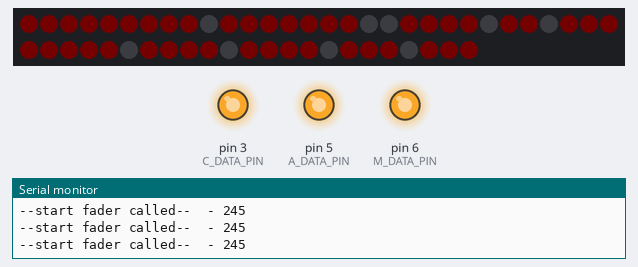
A sketch run on a simulated Arduino Uno, built with avr-gcc and run on an emulated ATmega328P. Parts: 53 RGB LEDs in strip order, left to right, continuing on the next row, output pins drawn as LEDs (lit = HIGH), the last lines printed to the serial monitor. Dim RGB values are drawn brighter than linear.

Above: at 4.6 s.
At 25.8 s:
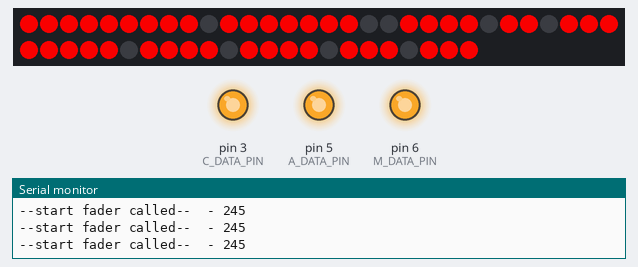
At 31.8 s:
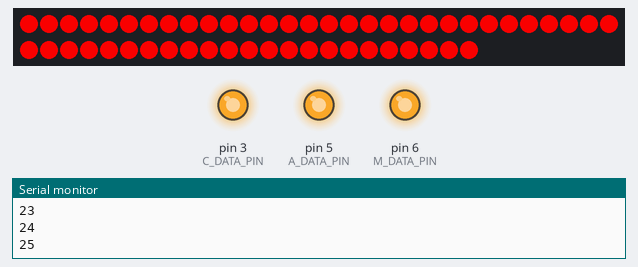
Timing chart, 0 to 40.0 s (numbered marks = the images above):
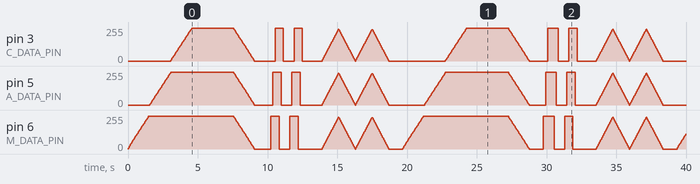

The sketch:

MacSign.ino
```cpp
#include <FastLED.h>
#include "FadeOffAndOn.h"
#include "LeftToRightScroller.h"
#include "LightEachLetterThenTools.h"

// using 450 ma at 255 brightness full white strip
// using 178 ma at 100 brightness full white strip

//using 275 ma at 100 brightness both colors on
//using 746 ma at 255 brightness both colors on

//addressable leds 525ma for 55leds at 150 white
//addressable leds 565ma for 55leds at 160 white probably brightest white
//addressable leds 595ma for 55leds at 200 white but it becomes yellow
//addressable leds 640ma for 55leds at 255 white but it is completely yellow
//addressable leds 17 leds at 100 stays at white
//addressable leds 17 leds at 160 stays white for a short time only
#define M_DATA_PIN 6
#define A_DATA_PIN 5
#define C_DATA_PIN 3
#define TOOLS_DATA_PIN 2

uint8_t brightness = 0;
// I need to stop at 245 instead of 255 because I bump up the brightness at an interval of 5
// so stopping higher causes problems where sometimes we roll over from 255 to 0
uint8_t maxBrightness = 245;
// the letterFadeInterval and letterStartDelay are tightly integrated if you fade to slowly
// it won't make it to the full amount before it starts fading down
unsigned long letterFadeInterval = 25;
unsigned long letterStartDelay = 1500;

#define NUM_TOOL_LEDS 53
CRGB toolLeds[NUM_TOOL_LEDS];

bool isRunning = false;
uint8_t functionRunCounter = 0;

uint8_t analogLetterPins[3] = {
  M_DATA_PIN,
  A_DATA_PIN,
  C_DATA_PIN
};
CHSV redColor = CHSV(0, 255, maxBrightness); //red
CHSV defaultToolsColor = redColor;

void setup() {
  for (int pinCounter = 0; pinCounter <= sizeof(analogLetterPins); pinCounter++) {
    pinMode(analogLetterPins[pinCounter], OUTPUT);
  }
  FastLED.addLeds<WS2812B, TOOLS_DATA_PIN, GRB>(toolLeds, NUM_TOOL_LEDS);
  FastLED.setBrightness(255);
  fill_solid(toolLeds, NUM_TOOL_LEDS, CRGB::Black);
  FastLED.show();
  Serial.begin(9600);
}

void loop() {
  switch (functionRunCounter) {
    case 0:
      runLightEachLetterThenTools(2);
      break;
    case 1:
      runLeftToRightScroller(2);
      break;
    default:
      runAllFadeOnThenOff(2);
      break;
  }
}

void finishedPattern() {
  Serial.print("------finished pattern-----\n");
  for (int pinCounter = 0; pinCounter <= sizeof(analogLetterPins); pinCounter++) {
    analogWrite(analogLetterPins[pinCounter], 0);
  }
  fill_solid(toolLeds, NUM_TOOL_LEDS, CRGB::Black);
  FastLED.show();
  delay(1000);
  isRunning = false;
  functionRunCounter++;
  if (functionRunCounter >=3) {
    functionRunCounter = 0;
    Serial.print("---------Reset--------\n");
  }
}

void runLightEachLetterThenTools(uint8_t numRuns) {
  isRunning = true;

  LightEachLetterThenTools animation = LightEachLetterThenTools(
    numRuns,
    maxBrightness,
    letterFadeInterval,
    letterStartDelay,
    finishedPattern
  );
  while(isRunning) animation.runPattern(analogLetterPins, toolLeds, defaultToolsColor);
}

void runAllFadeOnThenOff(uint8_t numRuns) {
  isRunning = true;

  FadeOffAndOn fader = FadeOffAndOn(
    numRuns,
    maxBrightness,
    letterFadeInterval,
    finishedPattern
  );
  while(isRunning) fader.runPattern(analogLetterPins, toolLeds, defaultToolsColor);
}

void runLeftToRightScroller(uint8_t numRuns) {
  isRunning = true;

  LeftToRightScroller scroller = LeftToRightScroller(
    NUM_TOOL_LEDS,
    numRuns,
    maxBrightness,
    finishedPattern
  );
  while(isRunning) scroller.runPattern(analogLetterPins, toolLeds, defaultToolsColor);
}
```

Fade.h
```cpp
#include "Arduino.h"

class Fade {
  public:
    Fade() {};

    Fade(
      uint8_t start,
      uint8_t end,
      unsigned long interval,
      bool showLog
    )
    {
      _start = start;
      _end = end;
      _interval = interval;
      _currentNum = start;
      _showLog = showLog;
    };

    uint8_t startFader(int fadeAmount);
  private:
    uint8_t _start;
    uint8_t _end;
    unsigned long _interval;

    uint8_t _currentNum;
    unsigned long _previousMillis = 0;
    bool _showLog;
};

uint8_t Fade::startFader(int fadeAmount) {
  unsigned long currentMillis = millis();

  if (currentMillis - _previousMillis >= _interval) {
    _previousMillis = currentMillis;

    _currentNum = _currentNum + fadeAmount;
    if (_currentNum > _end) {
      _currentNum = _end;
    }
    if (_currentNum < _start) {
      _currentNum = _start;
    }

    if (_showLog){
      Serial.print("--start fader called-- ");
      Serial.print(" - ");
      Serial.print(_currentNum);
      Serial.print("\n");
    }
  }

  return _currentNum;
}
```

FadeOffAndOn.h
```cpp
#include "Arduino.h"

class FadeOffAndOn {
  private:
    void (*finishedPatternCB)();

    uint8_t numRuns;
    bool upDown = true;
    uint8_t runCounter = 0;
    uint8_t maxBrightness;
    unsigned long fadeInterval;
    uint8_t currentBrightness = 0;
    uint8_t defaultFadeAmount = 5;

    void toolsAnimation(CRGB toolLeds[], uint8_t brightness, CHSV initialColor) {
      CHSV color = CHSV(initialColor.hue, initialColor.saturation, brightness);

      //top line
      colorSection(toolLeds, color, 0, 8);
      colorSection(toolLeds, color, 10, 14);
      colorSection(toolLeds, color, 15, 16);
      colorSection(toolLeds, color, 19, 22);

      //right side
      colorSection(toolLeds, color, 24, 25);

      //bottom
      colorSection(toolLeds, color, 27, 34);
      colorSection(toolLeds, color, 36, 39);
      colorSection(toolLeds, color, 41, 44);
      colorSection(toolLeds, color, 46, 48);
      colorSection(toolLeds, color, 50, 52);
      FastLED.show();
    }

    void colorSection(CRGB ledStrip[], CHSV color, uint8_t first, uint8_t last) {
      for(uint8_t ledCounter = first; ledCounter <= last; ledCounter ++) {
        ledStrip[ledCounter] = color;
      }
    }

  public:
    FadeOffAndOn(
      uint8_t numRunsInput,
      uint8_t maxBrightnessInput,
      unsigned long fadeIntervalInput,
      void (*finishedCallBack)()) {
      numRuns = numRunsInput;
      maxBrightness = maxBrightnessInput;
      finishedPatternCB = finishedCallBack;
      fadeInterval = fadeIntervalInput;
    };

    void runPattern(uint8_t analogPins[], CRGB ledStrip[], CHSV color){
      int macFadeAmount = defaultFadeAmount;
      if (!upDown) {
        macFadeAmount = -1 * macFadeAmount;
      }

      EVERY_N_MILLISECONDS(fadeInterval) {
        currentBrightness = currentBrightness + macFadeAmount;
        Serial.print(currentBrightness);
        Serial.print("\n");

        for (int pinCounter = 0; pinCounter <= sizeof(analogPins); pinCounter++) {
          analogWrite(analogPins[pinCounter], currentBrightness);
        }
        toolsAnimation(ledStrip, currentBrightness, color);

        if (currentBrightness >= maxBrightness-macFadeAmount) {
          upDown = false;
        }
        if (currentBrightness == 0 && !upDown) {
          upDown = true;
          runCounter++;
          if (runCounter >= numRuns) {
            finishedPatternCB();
          }
        }
      }
    }
};
```

LeftToRightScroller.h
```cpp
#include "Arduino.h"

class LeftToRightScroller {
  private:
    void (*finishedPatternCB)();

    int numLeds;
    uint8_t numRuns;
    uint8_t maxBrightness;
    bool leftRight = true;
    uint8_t letterCounter = 0;
    uint8_t leftCounter = 0;
    uint8_t runCounter = 0;

    void colorSection(CRGB ledStrip[], CHSV color, uint8_t first, uint8_t last) {
      for(uint8_t ledCounter = first; ledCounter <= last; ledCounter ++) {
        ledStrip[ledCounter] = color;
      }
    }

  public:
    LeftToRightScroller(
      int numLedsInput,
      uint8_t numRunsInput,
      uint8_t brightness,
      void (*finishedCallBack)())
    {
      numLeds = numLedsInput;
      numRuns = numRunsInput;
      maxBrightness = brightness;
      finishedPatternCB = finishedCallBack;
    };

    void runPattern(uint8_t analogPins[], CRGB ledStrip[], CHSV color) {
      CHSV blackColor = CHSV(0, 0, 0);
      CHSV currentColor = color;
      uint8_t currentBrightness = maxBrightness;

      EVERY_N_MILLISECONDS(150) {
        if (leftRight) {
          currentBrightness = maxBrightness;
        } else {
          currentBrightness = 0;
        }
        analogWrite(analogPins[letterCounter], currentBrightness);
        letterCounter++;
      }

      EVERY_N_MILLISECONDS(25) {
        if (leftRight) {
          currentColor = color;
        } else {
          currentColor = blackColor;
        }
        colorSection(ledStrip, currentColor, 0, leftCounter);
        colorSection(ledStrip, currentColor, numLeds-4 - leftCounter, numLeds-1);

        if (leftCounter > numLeds/2) {
          leftRight = !leftRight;
          leftCounter = 0;
          letterCounter = 0;
          runCounter++;
          if (runCounter >= numRuns*2) {
            finishedPatternCB();
          }
        }
        leftCounter++;
        Serial.print(leftCounter);
        Serial.print("\n");
      }

      FastLED.show();
    }
};
```

LightEachLetterThenTools.h
```cpp
#include "Arduino.h"
#include "Fade.h"

class LightEachLetterThenTools {
  private:
    void (*finishedPatternCB)();

    uint8_t numRuns;
    bool upDown = true;
    uint8_t runCounter = 0;
    unsigned long letterStartDelay;
    unsigned long previousMillis = millis();
    uint8_t defaultFadeAmount = 5;

    Fade mFader;
    Fade aFader;
    Fade cFader;
    Fade toolFader;

    void toolsAnimation(CRGB toolLeds[], uint8_t brightness, CHSV initialColor) {
      CHSV color = CHSV(initialColor.hue, initialColor.saturation, brightness);

      //top line
      colorSection(toolLeds, color, 0, 8);
      colorSection(toolLeds, color, 10, 14);
      colorSection(toolLeds, color, 15, 16);
      colorSection(toolLeds, color, 19, 22);

      //right side
      colorSection(toolLeds, color, 24, 25);

      //bottom
      colorSection(toolLeds, color, 27, 34);
      colorSection(toolLeds, color, 36, 39);
      colorSection(toolLeds, color, 41, 44);
      colorSection(toolLeds, color, 46, 48);
      colorSection(toolLeds, color, 50, 52);
      FastLED.show();
    }

    void colorSection(CRGB ledStrip[], CHSV color, uint8_t first, uint8_t last) {
      for(uint8_t ledCounter = first; ledCounter <= last; ledCounter ++) {
        ledStrip[ledCounter] = color;
      }
    }

  public:
    LightEachLetterThenTools(
      uint8_t numRunsInput,
      uint8_t maxBrightness,
      unsigned long fadeInterval,
      unsigned long letterStartDelayInput,
      void (*finishedCallBack)())
    {
      numRuns = numRunsInput;
      letterStartDelay = letterStartDelayInput;
      finishedPatternCB = finishedCallBack;

      mFader = Fade(0, maxBrightness, fadeInterval, true);
      aFader = Fade(0, maxBrightness, fadeInterval, false);
      cFader = Fade(0, maxBrightness, fadeInterval, false);
      toolFader = Fade(0, maxBrightness, fadeInterval, false);
    };

    void runPattern(uint8_t analogPins[], CRGB ledStrip[], CHSV color){
      unsigned long currentMillis = millis();
      int macFadeAmount = defaultFadeAmount;
      if (!upDown) {
        macFadeAmount = -1 * macFadeAmount;
      }

      uint8_t current_mFade = mFader.startFader(macFadeAmount);
      analogWrite(analogPins[0], current_mFade);
      if (currentMillis - previousMillis >= letterStartDelay) {
        analogWrite(analogPins[1], aFader.startFader(macFadeAmount));
      }
      if (currentMillis - previousMillis >= letterStartDelay*2) {
        analogWrite(analogPins[2], cFader.startFader(macFadeAmount));
      }
      if (currentMillis - previousMillis >= letterStartDelay*3) {
        uint8_t tool_fade = toolFader.startFader(macFadeAmount);
        toolsAnimation(ledStrip, tool_fade, color);
      }
      if (currentMillis - previousMillis >= letterStartDelay*5) {
        upDown = false;
      }
      if (current_mFade == 0 && !upDown) {
        finishedPatternCB();
      }
    }
};
```

Measured:
- by itself, pin 6 (M_DATA_PIN): moves between 0/255 and 245/255, repeating every 19.7 s
- what the display in image 0 shows lasts 1.5 s, from 4.6 s to 6.1 s
